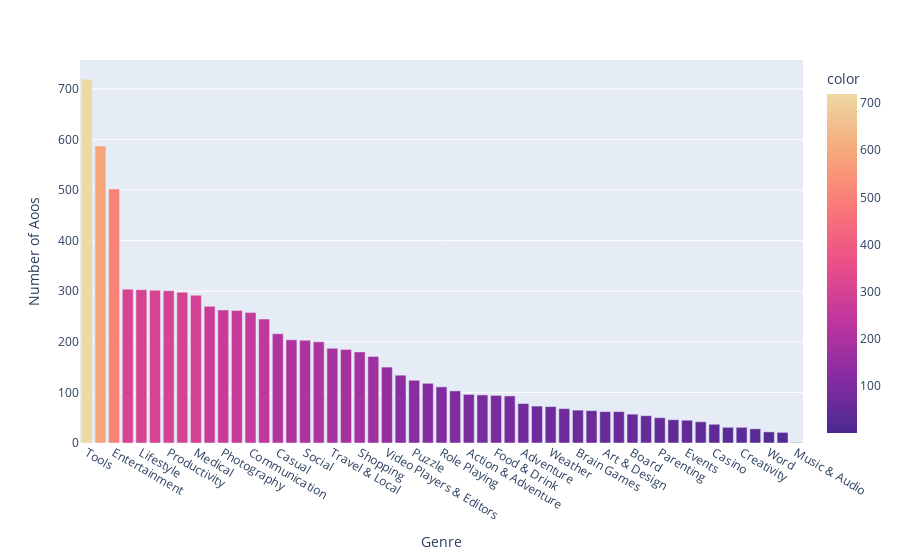

Notebook source saved alongside this figure:
### Code cell
color_bar= px.bar(x=num_genres.index,
                  y=num_genres.values,
                  color=num_genres.values,
                  hover_name=num_genres.index,
                  color_continuous_scale="Agsunset")

color_bar.update_layout(xaxis_title="Genre",
                  yaxis_title ="Number of Aoos",
                  coloraxis_showscale=True
                  )

color_bar.show()

### Figure 1 — Plotly figure (JSON) as saved in the notebook; plotly's stock layout.template omitted (floating-point values rounded to 4 significant figures)
{"data": [{"alignmentgroup": "True", "hovertemplate": "<b>%{hovertext}</b><br><br>x=%{x}<br>y=%{y}<br>color=%{marker.color}<extra></extra>", "hovertext": ["Tools", "Education", "Entertainment", "Action", "Lifestyle", "Finance", "Productivity", "Personalization", "Medical", "Sports", "Photography", "Business", "Communication", "Health & Fitness", "Casual", "News & Magazines", "Social", "Simulation", "Travel & Local", "Arcade", "Shopping", "Books & Reference", "Video Players & Editors", "Dating", "Puzzle", "Maps & Navigation", "Role Playing", "Racing", "Action & Adventure", "Strategy", "Food & Drink", "Educational", "Adventure", "Auto & Vehicles", "Weather", "Pretend Play", "Brain Games", "Libraries & Demo", "Art & Design", "House & Home", "Board", "Comics", "Parenting", "Card", "Events", "Beauty", "Casino", "Music & Video", "Creativity", "Trivia", "Word", "Music", "Music & Audio"], "legendgroup": "", "marker": {"color": [719, 587, 502, 304, 303, 302, 301, 298, 292, 270, 263, 262, 258, 245, 216, 204, 203, 200, 187, 185, 180, 171, 150, 134, 124, 118, 111, 103, 96, 95, 94, 93, 78, 73, 72, 68, 65, 64, 62, 62, 57, 54, 50, 46, 45, 42, 37, 31, 31, 28, 22, 21, 1], "coloraxis": "coloraxis", "pattern": {"shape": ""}}, "name": "", "offsetgroup": "", "orientation": "v", "showlegend": false, "textposition": "auto", "type": "bar", "x": ["Tools", "Education", "Entertainment", "Action", "Lifestyle", "Finance", "Productivity", "Personalization", "Medical", "Sports", "Photography", "Business", "Communication", "Health & Fitness", "Casual", "News & Magazines", "Social", "Simulation", "Travel & Local", "Arcade", "Shopping", "Books & Reference", "Video Players & Editors", "Dating", "Puzzle", "Maps & Navigation", "Role Playing", "Racing", "Action & Adventure", "Strategy", "Food & Drink", "Educational", "Adventure", "Auto & Vehicles", "Weather", "Pretend Play", "Brain Games", "Libraries & Demo", "Art & Design", "House & Home", "Board", "Comics", "Parenting", "Card", "Events", "Beauty", "Casino", "Music & Video", "Creativity", "Trivia", "Word", "Music", "Music & Audio"], "xaxis": "x", "y": [719, 587, 502, 304, 303, 302, 301, 298, 292, 270, 263, 262, 258, 245, 216, 204, 203, 200, 187, 185, 180, 171, 150, 134, 124, 118, 111, 103, 96, 95, 94, 93, 78, 73, 72, 68, 65, 64, 62, 62, 57, 54, 50, 46, 45, 42, 37, 31, 31, 28, 22, 21, 1], "yaxis": "y"}], "layout": {"barmode": "relative", "coloraxis": {"colorbar": {"title": {"text": "color"}}, "colorscale": [[0, "rgb(75, 41, 145)"], [0.1667, "rgb(135, 44, 162)"], [0.3333, "rgb(192, 54, 157)"], [0.5, "rgb(234, 79, 136)"], [0.6667, "rgb(250, 120, 118)"], [0.8333, "rgb(246, 169, 122)"], [1, "rgb(237, 217, 163)"]], "showscale": true}, "legend": {"tracegroupgap": 0}, "margin": {"t": 60}, "xaxis": {"anchor": "y", "domain": [0, 1], "title": {"text": "Genre"}}, "yaxis": {"anchor": "x", "domain": [0, 1], "title": {"text": "Number of Aoos"}}}}
